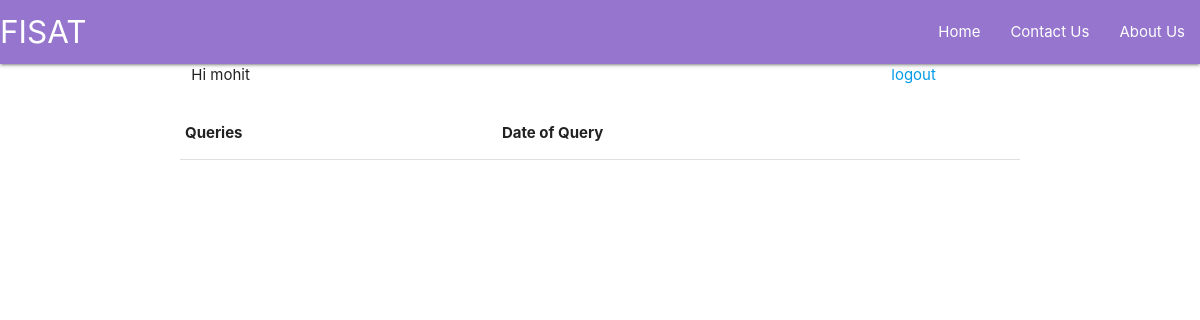
The app's page /hod/3/ (signed in), older data.
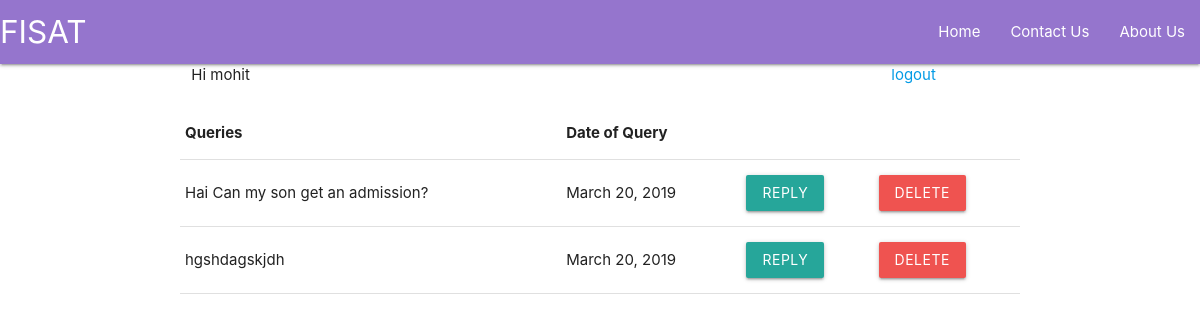
The same page, newer data.
### hod/models.py (models this page shows)
class Question(models.Model):
    query = models.CharField(max_length=300)
    branch_id = models.ForeignKey(HOD,on_delete=models.CASCADE)
    query_date = models.DateField('date asked')
    mail_id = models.CharField(max_length=45,default="default@gmail.com")

### hod/views.py (the view)
# urls.py: path('hod/<int:hod_id>/',views.hod_view,name="hod_view"),
def hod_view(request,hod_id):
    query_hod=Question.objects.filter(branch_id=HOD.objects.get(branch_id=hod_id))
    print(query_hod)
    return render(request,'hod.html',{"queries":query_hod})

### templates/hod.html (shortened to what this page needs)
<!DOCTYPE html>
<html>
<head>
     <link rel="stylesheet" href="https://cdnjs.cloudflare.com/ajax/libs/materialize/1.0.0/css/materialize.min.css">
</head>
<body>
    <nav>
        <div class="nav-wrapper  deep-purple lighten-2">
          <a href="#!" class="brand-logo">FISAT</a>
          <ul class="right hide-on-med-and-down">
            <li><a href="sass.html">Home</a></li>
            <li><a href="badges.html">Contact Us</a></li>
            <li><a href="collapsible.html">About Us</a></li>
          </ul>
        </div>
    </nav>
    {% if user.is_authenticated %}
    <div class="container">
      <div class="row">
        <div class="col s5">
          Hi {{ user.username }}
        </div>
        <div class="col s2 offset-s5">
          <a href="{% url 'logout' %}">logout</a>
        </div>
      </div>
    </div>
    <div class="container center-align">
      <table>
        <thead>
          <tr>
            <th>Queries</th>
            <th>Date of Query</th>
        </tr>
        </thead>
      <tbody>
      {% for query in queries %}{% csrf_token %}
      <tr>
          <td>{{query.query}}</td>
          <td>{{query.query_date}}</td>
          <td><a class="waves-effect waves-light btn is-rounded">Reply</a></td>
          <td><a class="waves-effect waves-light btn red lighten-1">Delete</a></td>
      </tr>
      {%endfor%}
      </tbody>
    </table>
  </div>
{% else %}
  <p>You are not logged in</p>
  <a href="{% url 'login' %}">login</a>
{% endif %}
</body>
</html>

Row changes from the older to the newer data that the page shows:
added Question: query "Hai Can my son get an admission?", query_date "March 20, 2019"
now on this page (row edited): Question: query "hgshdagskjdh", query_date "March 20, 2019"
